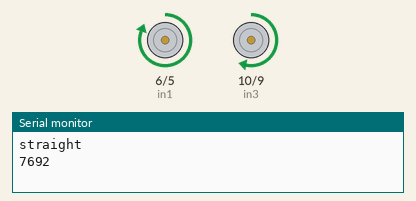
A sketch run on a simulated Arduino Uno, built with avr-gcc and run on an emulated ATmega328P. Parts: motor-driver pin pairs drawn as motors (green arrow = first pin HIGH = forward, orange = second pin HIGH = backward, longer = more drive, scaled by the enable pin), the last lines printed to the serial monitor.

Above: at 3.8 s.
At 56.2 s:
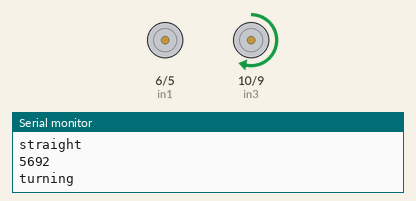
Timing chart, 0 to 66.5 s (numbered marks = the images above):
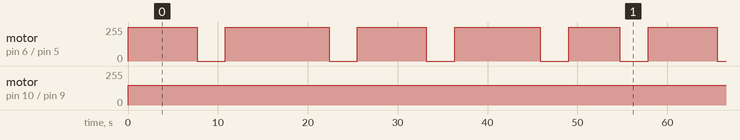

The sketch:

time_grass_cutter.ino
```cpp
// motor one
int enA = 7;
int in1 = 6;
int in2 = 5;
// motor two
int enB = 11;
int in3 = 10;
int in4 = 9;
int l = 3;
int w = 2;
long int a;
long int b;
long int x;
long int y;
void setup()
{
  // set all the motor control pins to outputs
  pinMode(enA, OUTPUT);
  pinMode(enB, OUTPUT);
  pinMode(in1, OUTPUT);
  pinMode(in2, OUTPUT);
  pinMode(in3, OUTPUT);
  pinMode(in4, OUTPUT);
  Serial.begin(9600);
}
void loop(){
  a = (l * 100000);
  b = (w * 100000);

  y = (b / 26);
  digitalWrite(in1, HIGH);
  digitalWrite(in2, LOW);
  analogWrite(enA, 150);
  digitalWrite(in3, HIGH);
  digitalWrite(in4, LOW);
  analogWrite(enB, 150);
  Serial.println("straight");
  Serial.println(y);
  delay(y);

  digitalWrite(in1, LOW);
  digitalWrite(in2, LOW);
  analogWrite(enA, 150);
  digitalWrite(in3, HIGH);
  digitalWrite(in4, LOW);
  analogWrite(enB, 150);
  Serial.println("turning");
  delay(3140);

  x = (a / 26);
  digitalWrite(in1, HIGH);
  digitalWrite(in2, LOW);
  analogWrite(enA, 150);
  digitalWrite(in3, HIGH);
  digitalWrite(in4, LOW);
  analogWrite(enB, 150);
  Serial.println("straight");
  Serial.println(x);
  delay(x);
  a -= 52000;

  digitalWrite(in1, LOW);
  digitalWrite(in2, LOW);
  analogWrite(enA, 150);
  digitalWrite(in3, HIGH);
  digitalWrite(in4, LOW);
  analogWrite(enB, 150);
  Serial.println("turning");
  delay(3140);

  y = (b / 26);
  digitalWrite(in1, HIGH);
  digitalWrite(in2, LOW);
  analogWrite(enA, 150);
  digitalWrite(in3, HIGH);
  digitalWrite(in4, LOW);
  analogWrite(enB, 150);
  Serial.println("straight");
  Serial.println(y);
  delay(y);
  b -= 52000;

  digitalWrite(in1, LOW);
  digitalWrite(in2, LOW);
  analogWrite(enA, 150);
  digitalWrite(in3, HIGH);
  digitalWrite(in4, LOW);
  analogWrite(enB, 150);
  Serial.println("turning");
  delay(3140);

  while((a >= 100000) && (b >= 100000)){

    x = (a / 26);
    digitalWrite(in1, HIGH);
    digitalWrite(in2, LOW);
    analogWrite(enA, 150);
    digitalWrite(in3, HIGH);
    digitalWrite(in4, LOW);
    analogWrite(enB, 150);
    Serial.println("straight");
    Serial.println(x);
    delay(x);
    a -= 52000;

    digitalWrite(in1, LOW);
    digitalWrite(in2, LOW);
    analogWrite(enA, 150);
    digitalWrite(in3, HIGH);
    digitalWrite(in4, LOW);
    analogWrite(enB, 150);
    Serial.println("turning");
    delay(3140);

    y = (b / 26);
    digitalWrite(in1, HIGH);
    digitalWrite(in2, LOW);
    analogWrite(enA, 150);
    digitalWrite(in3, HIGH);
    digitalWrite(in4, LOW);
    analogWrite(enB, 150);
    Serial.println("straight");
    Serial.println(y);
    delay(y);
    b -= 52000;

    digitalWrite(in1, LOW);
    digitalWrite(in2, LOW);
    analogWrite(enA, 150);
    digitalWrite(in3, HIGH);
    digitalWrite(in4, LOW);
    analogWrite(enB, 150);
    Serial.println("turning");
    delay(3140);
  }
  digitalWrite(in1, LOW);
  digitalWrite(in2, LOW);
  analogWrite(enA, 150);
  digitalWrite(in3, LOW);
  digitalWrite(in4, LOW);
  analogWrite(enB, 150);
  }
```

Measured:
- by itself, motor on pin 10 (in3) / pin 9 (in4): stopped → forward 150/255 at 0.00 s
- by itself, motor on pin 6 (in1) / pin 5 (in2): repeats every 57.9 s: stopped 3.1 s, forward 255/255 11.5 s, stopped 3.1 s, forward 255/255 7.7 s, stopped 3.1 s, forward 255/255 9.5 s, stopped 3.1 s, forward 255/255 5.7 s, stopped 3.1 s, forward 255/255 7.7 s
